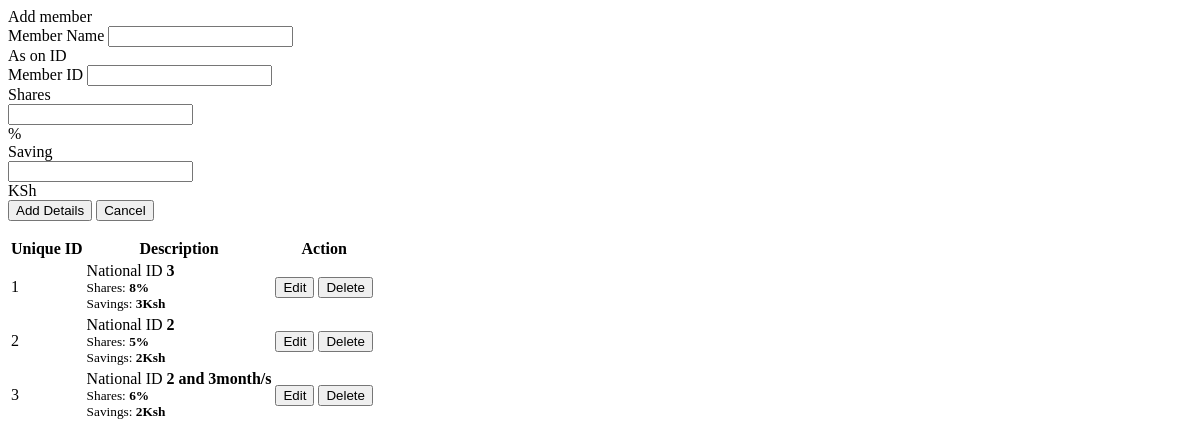
/memberplan.php, run on an earlier commit of the app's database.
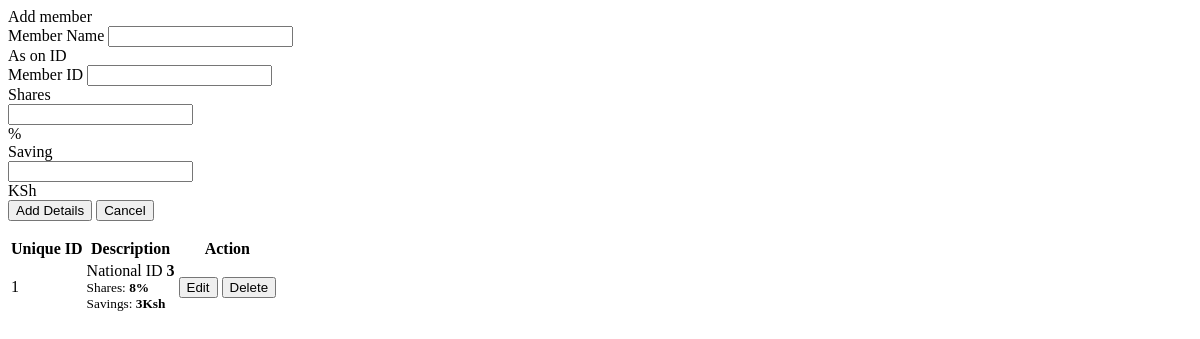
And on a later commit of the database.
### tables this page shows
CREATE TABLE `loan_plan` (
  `id` int(30) NOT NULL,
  `months` int(11) NOT NULL,
  `interest_percentage` float NOT NULL,
  `penalty_rate` int(11) NOT NULL
);

### memberplan.php (the view, shortened to what this page needs)
<?php include('db_connect.php');?>
<div class="container-fluid">
	<div class="col-lg-12">
		<div class="row">
			<div class="col-md-4">
			<form action="" id="manage-plan">
				<div class="card">
					<div class="card-header">
						   Add member
				  	</div>
					<div class="card-body">
							<div class="form-group">
								<label class="control-label">Member Name</label>
								<input type="name" name="monnths" id="" class="form-control text-left">
								<div class="input-group-append">
								    <span class="input-group-text">As on ID</span>
								  </div>
							</div>
							<div class="form-group">
								<label class="control-label">Member ID</label>
								<input type="number" name="months" id="" class="form-control text-left">
							</div>
							<div class="form-group">
								<label class="control-label">Shares</label>
								<div class="input-group">
								  <input type="number" step="any" min="0" max="100" class="form-control text-right" name="interest_percentage" aria-label="Interest">
								  <div class="input-group-append">
								    <span class="input-group-text">%</span>
								  </div>
								</div>
							</div>
							<div class="form-group">
								<label class="control-label">Saving</label>
								<div class="input-group">
								  <input type="number" step="any" min="0" max="100000" class="form-control text-right" aria-label="Penalty percentage" name="penalty_rate">
								  <div class="input-group-append">
								    <span class="input-group-text">KSh</span>
								  </div>
								</div>
							</div>
					</div>
					<div class="card-footer">
						<div class="row">
							<div class="col-md-12">
								<button class="btn btn-sm btn-primary col-sm-3 offset-md-3"> Add Details</button>
								<button class="btn btn-sm btn-default col-sm-3" type="button" onclick="_reset()"> Cancel</button>
							</div>
						</div>
					</div>
				</div>
			</form>
			</div>
			<div class="col-md-8">
				<div class="card">
					<div class="card-body">
						<table class="table table-bordered table-hover">
							<thead>
								<tr>
									<th class="text-center">Unique ID</th>
									<th class="text-center">Description</th>
									<th class="text-center">Action</th>
								</tr>
							</thead>
							<tbody>
								<?php
								$i = 1;
								$plan = $conn->query("SELECT * FROM loan_plan order by id asc");
								while($row=$plan->fetch_assoc()):
									$months = $row['months'];
									$months = $months / 12;
									if($months < 1){
										$months = $row['months']. " ";
									}else{
										$m = explode(".", $months);
										$months = $m[0] . " ";
										if(isset($m[1])){
											$months .= " and ".number_format(12 * ($m[1] /100 ),0)."month/s";
										}
									}
								?>
								<tr>
									<td class="text-center"><?php echo $i++ ?></td>
									<td class="">
										 <p>National ID <b><?php echo $months ?></b></p>
										 <p><small>Shares: <b><?php echo $row['interest_percentage']."%" ?></b></small></p>
										 <p><small>Savings: <b><?php echo $row['penalty_rate']."Ksh" ?></b></small></p>
									</td>
									<td class="text-center">
										<button class="btn btn-sm btn-primary edit_plan" type="button" data-id="<?php echo $row['id'] ?>" data-months="<?php echo $row['months'] ?>" data-interest_percentage="<?php echo $row['interest_percentage'] ?>" >Edit</button>
										<button class="btn btn-sm btn-danger delete_plan" type="button" data-id="<?php echo $row['id'] ?>">Delete</button>
									</td>
								</tr>
								<?php endwhile; ?>
							</tbody>
						</table>
					</div>
				</div>
			</div>
		</div>
	</div>
</div>

### memberplan.php (style rules this page uses)
td { vertical-align: middle !important; }
td p { margin: unset }

What changed in the data, as far as the page shows it:
removed loan_plan: months "2", interest_percentage "5", penalty_rate "2"
removed loan_plan: months "2 and 3month/s", interest_percentage "6", penalty_rate "2"
